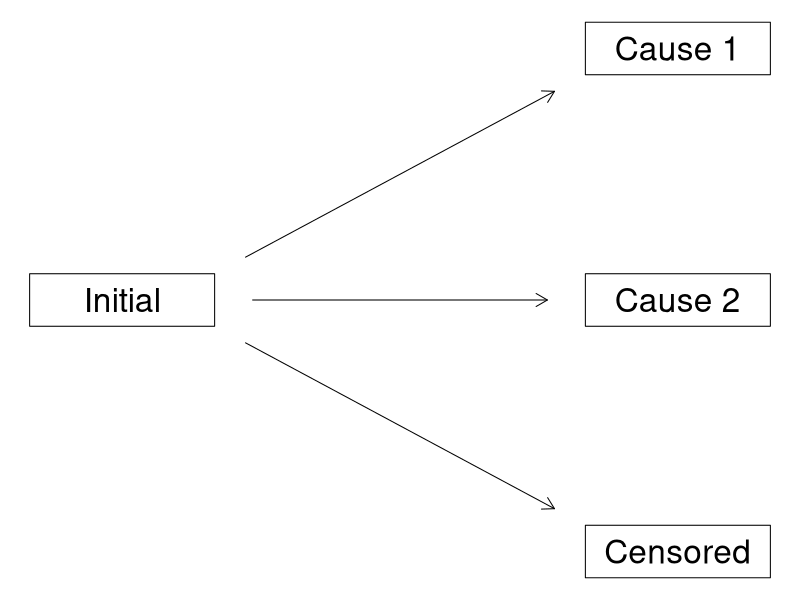

The R source for this figure:
### figure-multi-state-process.R --- 
#----------------------------------------------------------------------
## Author: Thomas Alexander Gerds
## Created: Jul 27 2023 (10:04) 
## Version: 
## Last-Updated: Oct  9 2023 (18:22) 
##           By: Anders Munch
##     Update #: 2
#----------------------------------------------------------------------
## 
### Commentary: 
## 
### Change Log:
#----------------------------------------------------------------------
## 
### Code:
library(prodlim)
nTrans <- 3
stateLabels = c("Initial","Cause 1", "Cause 2", "Censored")
crHist <- Hist(time = 1:nTrans, event = list(from = rep("1", nTrans), to = stateLabels[-1]))
pdf("~/research/SuperVision/Anders/survival-loss/statelearner/figure-multi-state-process.pdf")
plot(crHist,stateLabels = c("Initial","Cause 1", "Cause 2", "Censored"),arrowLabels = FALSE)
dev.off()

######################################################################
### figure-multi-state-process.R ends here
